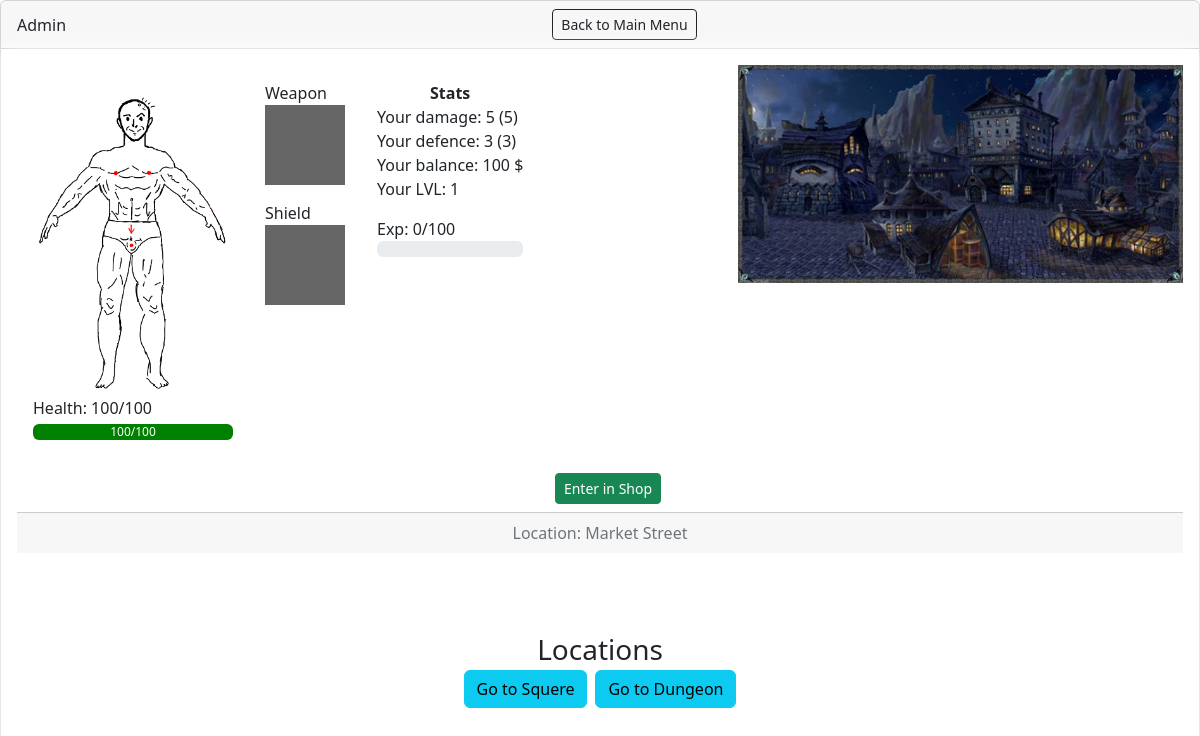
Screenshot of /game/location3/ (signed in) with the database file from the repository.
### User/models.py (models this page shows, shortened)
class Newuser(AbstractUser):
    health = models.IntegerField("HP",default=100)
    attack = models.IntegerField("ATTACK",default=5)
    defence = models.IntegerField("ARMOR",default=3)
    img = models.ImageField("IMG",upload_to="img/",default="")
    balance = models.DecimalField("MONEY", default=100, decimal_places=0,max_digits=10)
    lvl = models.IntegerField("LEVEL",default=1)
    exp = models.IntegerField("EXP",default=0)
    weapon = models.ForeignKey('Weapon',verbose_name="WEAPON",default='',null=True,blank=True,on_delete=models.SET_NULL)
    armor = models.ForeignKey('Armor',verbose_name="ARMOR",default='',null=True,blank=True,on_delete=models.SET_NULL)
    dungeon_lvl = models.IntegerField("DUNGEON LVL",default=1)
    dungeon_loc = models.IntegerField("DUNGEON LOCATION", default=0)
    is_fight = models.BooleanField("IS FIGHT",default=False)
    enemy = models.ForeignKey("Enemy",verbose_name="ENEMY",default='',null=True,blank=True,on_delete=models.SET_NULL)
    def ReturnAllDamage(self):
        if self.weapon is None:
            return self.attack
        else:
            return self.attack+self.weapon.damage
    def ReturnAllArmor(self):
        if self.armor is None:
            return self.defence
        else:
            return self.defence+self.armor.armor
    def CheckEXP(self):
        if self.lvl == 99:
            self.exp=100
        else:
            if self.exp>=100:
                self.lvl+=1
                self.defence=self.defence+1
                self.attack=self.attack+1
                self.exp=0
        self.save()
        return self.lvl

### Game/views.py (the view)
# urls.py: path('location3/',Location3.as_view(),name='loc3'),
class Location3(LoginRequiredMixin, TemplateView):
    template_name="BK/loc_3.html"

### templates/BK/loc_3.html (shortened to what this page needs)
{% extends 'BK/home.html' %}
{% load static %}
{% block locat_name %}
Location: Market Street
{% endblock locat_name %}
{% block enter %}
<div class="d-flex m-2 justify-content-center">
    <div>
        <a class="btn btn-success btn-sm navig ms-3" href="{% url 'shop' %}">Enter in Shop</a>
    </div>
</div>
{% endblock enter %}
{% block bnts %}
<div class="w-100 d-flex justify-content-center">
    <div class="w-100 d-flex flex-column justify-content-center">
        <span class="text-center fs-3">Locations</span>
        <div class="d-flex justify-content-center gap-2">
            <a class="btn btn-info navig" href="{% url 'loc2' %}">Go to Squere</a>
            <a class="btn btn-info navig" href="{% url 'loc4' %}">Go to Dungeon</a>
        </div>
    </div>
</div>
{% endblock bnts %}

### templates/BK/home.html (shortened to what this page needs)
{% load static %}
<!DOCTYPE html>
<html>
    <head>
        <link href="https://cdn.jsdelivr.net/npm/bootstrap@5.2.0-beta1/dist/css/bootstrap.min.css" rel="stylesheet">
    </head>
    <body>
        <div class="card">
            <div class="card-header d-flex align-items-center">
              <span>{{user.username}}</span>
              <a class="btn btn-sm btn-outline-dark mx-auto" href="{% url 'home' %}">Back to Main Menu</a>
            </div>
            <div class="card-body d-flex flex-column shadown">
                <div class="d-flex justify-content-between media">
                <div class="d-flex w-100 up">
                    <div class='user_model  d-flex flex-column align-items-between'>
                        <div class="img_user"><img src="{% static 'img/based_2.png' %}" class="w-100 h-100" /></div>
                        <span>Health: {{user.health}}/100</span>
                        <div class="progress mt-1">
                            <div class="progress-bar bg_pr" role="progressbar" style="width: {{user.health}}%" aria-valuenow="{{user.health}}" aria-valuemin="0" aria-valuemax="100">{{user.health}}/100</div>
                        </div>
                    </div>
                    <div class='m-3'>
                        <span class="text-center">Weapon</span>
                        {% if user.weapon.img %}
                        <div><img src="{{user.weapon.img.url}}" class="item_img mb-3"/></div>
                        {% else %}
                        <div class='no_image_attr mb-3'></div>
                        {% endif %}
                        <span class='text-center'>Shield</span>
                        {% if user.armor.img %}
                        <div><img src="{{user.armor.img.url}}" class="item_img mb-3"/></div>
                        {% else %}
                        <div class='no_image_attr'></div>
                        {% endif %}
                    </div>
                    <div class='m-3 stats'>
                        <div class='text-center'><b>Stats</b></div>
                        <div class=>
                            <div>Your damage: {{user.ReturnAllDamage}} ({{user.attack}}{% if user.weapon is not None %}+{{user.weapon.damage}}{% endif %})</div>
                        <div>Your defence: {{user.ReturnAllArmor}} ({{user.defence}}{% if user.armor is not None %}+{{user.armor.armor}}{% endif %})</div>
                        <div>Your balance: {{user.balance}} $</div>
                        <div>Your LVL: {{user.CheckEXP}}</div>
                        <div class="mt-3">Exp: {{user.exp}}/100</div>
                        <div class="progress">
                        </div>
                        </div>
                    </div>
                </div>
                    <div class="map">
                    </div>
            </div>
            {% block enter %}{% endblock enter %}
            <div class="card-footer text-muted text-center">
            {% block locat_name %}{% endblock locat_name %}
            </div>
            <div class="d-flex justify-content-center align-items-center nav">
                {% block bnts %}<a class="btn btn-info fs-5" href="{% url 'loc2'%}">Go to Squere</a>{% endblock bnts %}
            </div>
          </div>
    </body>
</html>

### rows the page displays
Newuser: username "Admin", health "100", ReturnAllDamage "5", attack "5", ReturnAllArmor "3", defence "3", balance "100", CheckEXP "1", exp "0"
